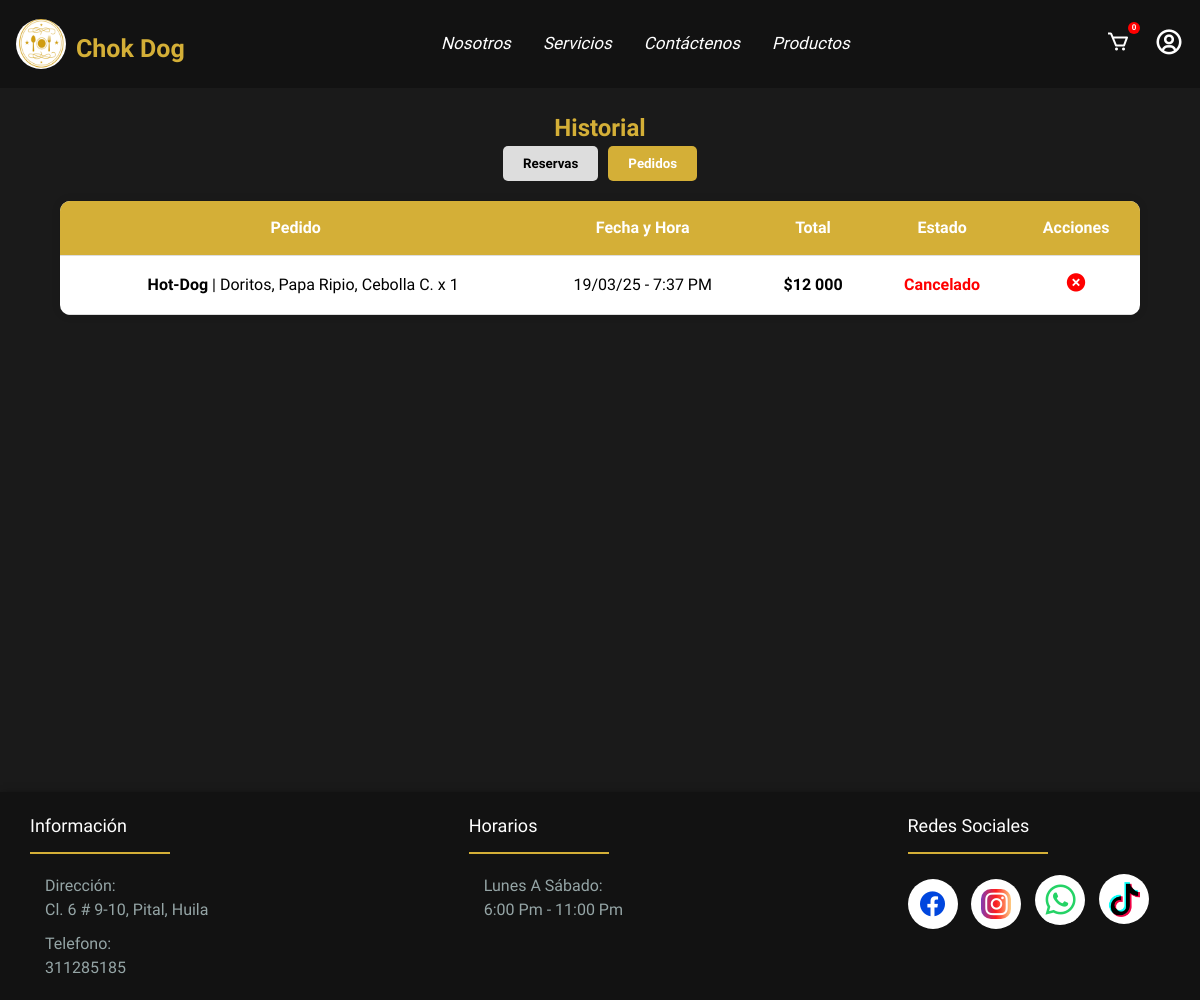
/historial (signed in), run on an earlier commit of the app's database.
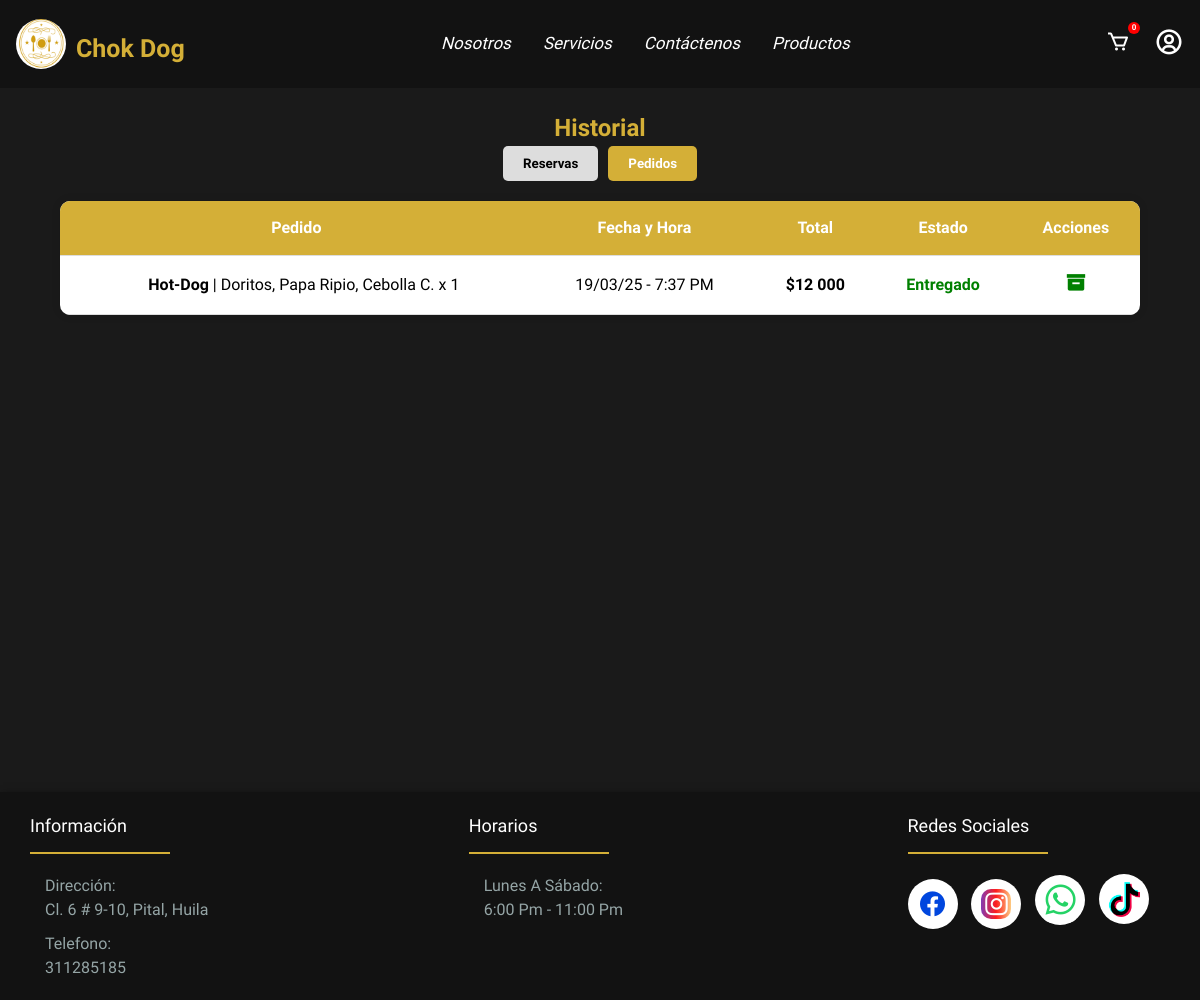
And on a later commit of the database.
### comida/models.py (models this page shows, shortened)
class Pedido(models.Model):
    ESTADOS = [
        ('Pendiente', 'Pendiente'),
        ('Confirmado', 'Confirmado'),
        ("Enviado", "Enviado"),
        ("Entregado", "Entregado"),
        ("Cancelado", "Cancelado"),
    ]
    METODOS_PAGO = [
        ('nequi', 'Nequi'),
        ('daviplata', 'Daviplata'),
        ('contra_entrega', 'Contra Entrega'),  # 🔹 Agregado correctamente
    ]
    usuario = models.ForeignKey(User, on_delete=models.SET_NULL, null=True, blank=True)
    nombre = models.CharField(max_length=255)
    email = models.EmailField()
    telefono = models.CharField(max_length=15)
    metodo_pago = models.CharField(max_length=50, choices=METODOS_PAGO)
    comprobante = models.ImageField(upload_to="comprobantes/", null=True, blank=True)
    productos = models.JSONField()  # Se almacenará como JSON con los productos y cantidades
    total = models.DecimalField(max_digits=10, decimal_places=0)
    fecha = models.DateTimeField(auto_now_add=True)
    direccion = models.CharField(max_length=255)
    fecha_pedido = models.DateTimeField(default=now)
    estado = models.CharField(max_length=20, choices=ESTADOS, default='Pendiente')

### comida/views.py (the view)
# urls.py: path('historial', views.historial, name='historial'),
def historial(request):
    pedidos = []
    reservas = []
    if request.user.is_authenticated:
        pedidos = Pedido.objects.filter(usuario=request.user).order_by('-fecha')
        reservas = Reserva.objects.filter(usuario=request.user).order_by('-fecha')
        for pedido in pedidos:
            pedido.estado_display = pedido.get_estado_display()
            pedido.productos = json.loads(pedido.productos) if isinstance(pedido.productos, str) else pedido.productos
    return render(request, "historial.html", {"pedidos": pedidos, "reservas": reservas})

### comida/templates/historial.html (shortened to what this page needs)
{% extends 'base.html' %}
{% load static %}
{% load humanize %}
{% block content %}
    <link rel="stylesheet" href="{% static 'historial.css' %}">
    <div class="historial">
        <h2>Historial</h2>
        <div class="tab-container">
            <button class="tab" onclick="showTab('reservas')">Reservas</button>
            <button class="tab active" onclick="showTab('compras')">Pedidos</button>
        </div>
        <div id="compras" class="content">
            <table>
                <thead>
                    <tr>
                        <th>Pedido</th>
                        <th>Fecha y Hora</th>
                        <th>Total</th>
                        <th>Estado</th>
                        <th>Acciones</th>
                    </tr>
                </thead>
                <tbody>
                    {% for pedido in pedidos %}
                    <tr id="pedido-{{ pedido.id }}">
                        <td>
                            <ul>
                                {% for producto in pedido.productos %}
                                <li>
                                    <strong>{{ producto.nombre }}</strong>
                                    {% if producto.ingredientes and producto.ingredientes|length > 0 %}
                                        |  {{ producto.ingredientes|join:", " }}
                                    {% endif %}
                                    x {{ producto.cantidad }}
                                </li>
                                {% endfor %}
                            </ul>
                        </td>
                        <td class="fecha">{{ pedido.fecha|date:"d/m/y - g:i A" }}</td>
                        <td><strong>${{ pedido.total|intcomma }}</strong></td>
                        <td class="estado-{{ pedido.estado }}">{{ pedido.get_estado_display }}</td>
                        <td>
                            {% if pedido.estado == "Pendiente" %}
                            <a href="{% url 'cancelar_pedido' pedido.id %}"  onclick="return confirm('¿Estás seguro de que quieres cancelar este pedido?');"><button class="bton" title="cancelar"><i title="cancelar" class='bx bxs-x-circle' ></i></button></a>
                            {% elif pedido.estado == "Confirmado" %}
                                <i class='bx bxs-badge-check' style="color: blue; font-size: 22px;" title="Confirmado"></i>
                            {% elif pedido.estado == "Enviado" %}
                                <i class='bx bxs-truck' style="color: #ff9900; font-size: 22px;" title="Enviado"></i>
                            {% elif pedido.estado == "Entregado" %}
                                <i class='bx bxs-box' style="color: green; font-size: 22px;" title="Entregado"></i>
                            {% elif pedido.estado == "Cancelado" %}
                                <i class='bx bxs-x-circle' style="color: red; font-size: 22px;" title="Cancelado"></i>
                            {% endif %}
                        </td>
                    </tr>
                    {% empty %}
                    <tr>
                        <td colspan="6">No tienes pedidos registradas.</td>
                    </tr>
                    {% endfor %}
                </tbody>
            </table>
        </div>
    </div>
{% endblock %}

What changed in the data, as far as the page shows it:
changed Pedido "19/03/25 - 7:37 PM": estado "Cancelado" → "Entregado"
